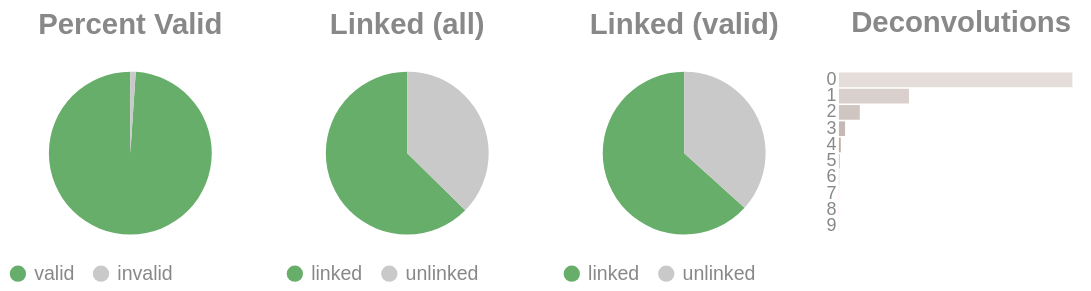

Here is the notebook cell this chart was saved with:
### Code cell
if SKIPLR:
    pass
else:
    clash = Counter()
    for i in valids['molecule'].to_list():
        _mol = i.split("-")
        if len(_mol) == 1:
            clash.update('0')
        else:
            clash.update(_mol[-1])

    _d = {"deconvolutions": [], 'count': []}
    for k,v in clash.items():
        _d['deconvolutions'].append(k)
        _d['count'].append(v)

    tot_valid = valids['reads'].sum()
    mask = valids['reads'] >= 2
    n_linked_reads = valids.filter(mask)['reads'].sum()
    if n_linked_reads == 0:
        print_html("No linked molecules (>=2 reads) were detected; skipping linked-only distributions.")
        SKIPLR = True
    else:
        perc_valid = round(tot_valid / n_reads, 4)
        linked_perc_abs = round(n_linked_reads / n_reads, 4)
        linked_perc = round(n_linked_reads / tot_valid, 4)

    _valid = pl.DataFrame({"valids": ['valid', 'invalid'], "count": [tot_valid, n_reads - tot_valid]})
    _linked_abs = pl.DataFrame({"linked (absolute)": ['linked', 'unlinked'], "count": [n_linked_reads, n_reads - n_linked_reads]})
    _linked_rel = pl.DataFrame({"linked (valids)": ['linked', 'unlinked'], "count": [n_linked_reads, tot_valid - n_linked_reads]})

    (
        alt.hconcat(
            piechart(_valid, goodval = 'valid', title = "Percent Valid"),
            piechart(_linked_abs, goodval = "linked", title =  "Linked (all)"),
            piechart(_linked_rel, goodval = "linked", title =  "Linked (valid)"),
            convolutionbar(pl.DataFrame(_d), title = "Deconvolutions"),
            center = True,
            bounds = 'flush'
        )
        .resolve_scale(color='independent')
        .resolve_legend('independent')
        .properties(usermeta={'embedOptions': {"actions": False}})
    ).display()

### Figure 1 — Vega-Lite specification as saved in the notebook (floating-point values rounded to 4 significant figures)
{"width": "container", "height": 400, "config": {"title": {"anchor": "start", "dy": -15, "fontSize": 18, "color": "#888888", "subtitleColor": "#888888", "subtitleFontSize": 14}, "arc": {"fill": "#0072B2"}, "axis": {"domainColor": "#888888", "domainWidth": 0.5, "gridWidth": 0.2, "grid": false, "titleFontWeight": 400, "titleFontSize": 15, "labelFontSize": 11, "labelColor": "#888888", "tickColor": "#888888", "tickWidth": 0.2, "titleColor": "#888888"}, "axisBand": {"grid": false}, "axisX": {"grid": true, "tickSize": 10, "domainCap": "round"}, "axisY": {"domain": false, "grid": true, "tickSize": 0, "domainCap": "round"}, "background": "transparent", "header": {"labelFontSize": 15, "labelColor": "#888888", "titleFontSize": 15, "titleFontWeight": 600, "titleColor": "#888888"}, "legend": {"labelFont": "sans-serif", "labelFontSize": 12, "labelColor": "#888888", "symbolSize": 100, "symbolType": "circle", "titleFontSize": 12, "titlePadding": 10, "titleColor": "#888888", "title": null}, "range": {"category": ["#E69F00", "#56B4E9", "#009E73", "#F0E442", "#0072B2", "#D55E00", "#CC79A7", "#000000"], "diverging": ["#cfe8f3", "#a2d4ec", "#73bfe2", "#46abdb", "#1696d2", "#12719e"]}, "area": {"fill": "#0072B2", "fillOpacity": 0.7, "line": true, "strokeOpacity": 0.7}, "line": {"color": "#0072B2", "stroke": "#0072B2", "strokeWidth": 2}, "trail": {"color": "#0072B2", "stroke": "#0072B2", "strokeWidth": 0, "size": 1}, "point": {"filled": true, "fillOpacity": 1.0, "size": 95}, "text": {"color": "#888888", "fontSize": 11, "align": "right", "fontWeight": 400, "size": 11}, "bar": {"fill": "#0072B2", "stroke": null}, "view": {"stroke": null, "continuousWidth": 660, "continuousHeight": 400}}, "hconcat": [{"data": {"name": "data-7a8954ec2e0ac96c7f6bb6adc0f41bcc"}, "mark": {"type": "arc"}, "encoding": {"color": {"field": "valids", "legend": {"orient": "bottom", "title": null}, "scale": {"domain": ["valid", "invalid"], "range": ["#68ae6b", "#C9C9C9"]}, "title": "Valids", "type": "nominal"}, "theta": {"field": "count", "type": "quantitative"}, "tooltip": [{"field": "valids", "title": "Valids", "type": "ordinal"}, {"field": "percent", "format": ".2%", "title": "Percent", "type": "quantitative"}, {"field": "count", "title": "Count", "type": "quantitative"}]}, "height": 100, "title": {"text": "Percent Valid", "align": "center", "anchor": "middle"}, "transform": [{"calculate": "datum.count / 2979661", "as": "percent"}], "width": 150}, {"data": {"name": "data-2a5e22d02f338264f2376d8284350f4a"}, "mark": {"type": "arc"}, "encoding": {"color": {"field": "linked (absolute)", "legend": {"orient": "bottom", "title": null}, "scale": {"domain": ["linked", "unlinked"], "range": ["#68ae6b", "#C9C9C9"]}, "title": "Linked (Absolute)", "type": "nominal"}, "theta": {"field": "count", "type": "quantitative"}, "tooltip": [{"field": "linked (absolute)", "title": "Linked (Absolute)", "type": "ordinal"}, {"field": "percent", "format": ".2%", "title": "Percent", "type": "quantitative"}, {"field": "count", "title": "Count", "type": "quantitative"}]}, "height": 100, "title": {"text": "Linked (all)", "align": "center", "anchor": "middle"}, "transform": [{"calculate": "datum.count / 2979661", "as": "percent"}], "width": 150}, {"data": {"name": "data-25f2970986e616f22060866c77f73501"}, "mark": {"type": "arc"}, "encoding": {"color": {"field": "linked (valids)", "legend": {"orient": "bottom", "title": null}, "scale": {"domain": ["linked", "unlinked"], "range": ["#68ae6b", "#C9C9C9"]}, "title": "Linked (Valids)", "type": "nominal"}, "theta": {"field": "count", "type": "quantitative"}, "tooltip": [{"field": "linked (valids)", "title": "Linked (Valids)", "type": "ordinal"}, {"field": "percent", "format": ".2%", "title": "Percent", "type": "quantitative"}, {"field": "count", "title": "Count", "type": "quantitative"}]}, "height": 100, "title": {"text": "Linked (valid)", "align": "center", "anchor": "middle"}, "transform": [{"calculate": "datum.count / 2947897", "as": "percent"}], "width": 150}, {"data": {"name": "data-c9930b3acfebcd2684148f2181a20a61"}, "mark": {"type": "bar"}, "encoding": {"color": {"field": "deconvolutions", "legend": null, "scale": {"scheme": "lightgreyred"}, "type": "nominal"}, "tooltip": [{"field": "deconvolutions", "title": "Deconvolutions", "type": "ordinal"}, {"field": "percent", "format": ".2%", "title": "Percent", "type": "quantitative"}, {"field": "count", "title": "Count", "type": "quantitative"}], "x": {"axis": null, "field": "count", "type": "quantitative"}, "y": {"field": "deconvolutions", "sort": "ascending", "title": null, "type": "nominal"}}, "height": 100, "title": {"text": "Deconvolutions", "align": "center", "anchor": "middle"}, "transform": [{"calculate": "datum.count / 1636292", "as": "percent"}], "width": 150}], "bounds": "flush", "center": true, "resolve": {"legend": {"angle": "independent"}, "scale": {"color": "independent"}}, "usermeta": {"embedOptions": {"actions": false}}, "$schema": "https://vega.github.io/schema/vega-lite/v6.4.1.json", "datasets": {"data-7a8954ec2e0ac96c7f6bb6adc0f41bcc": [{"valids": "valid", "count": 2947897}, {"valids": "invalid", "count": 31764}], "data-2a5e22d02f338264f2376d8284350f4a": [{"linked (absolute)": "linked", "count": 1865650}, {"linked (absolute)": "unlinked", "count": 1114011}], "data-25f2970986e616f22060866c77f73501": [{"linked (valids)": "linked", "count": 1865650}, {"linked (valids)": "unlinked", "count": 1082247}], "data-c9930b3acfebcd2684148f2181a20a61": [{"deconvolutions": "0", "count": 1146569}, {"deconvolutions": "1", "count": 343686}, {"deconvolutions": "2", "count": 102429}, {"deconvolutions": "3", "count": 30080}, {"deconvolutions": "4", "count": 8917}, {"deconvolutions": "5", "count": 2832}, {"deconvolutions": "6", "count": 987}, {"deconvolutions": "7", "count": 433}, {"deconvolutions": "8", "count": 221}, {"deconvolutions": "9", "count": 138}]}}
